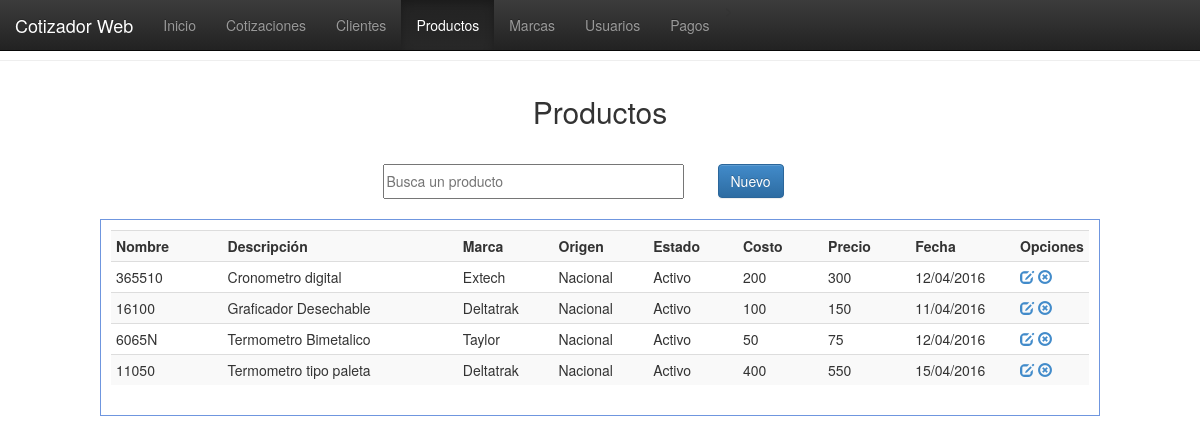
The app's page /vistas/productos.php with its own data.
### tables this page shows
CREATE TABLE `productos` (
  `id_prod` int(11) NOT NULL,
  `nomb_prod` varchar(100) NOT NULL,
  `desc_prod` varchar(100) NOT NULL,
  `mca_prod` varchar(100) NOT NULL,
  `origen_prod` varchar(20) NOT NULL,
  `edo_prod` varchar(15) NOT NULL,
  `nota_prod` varchar(150) NOT NULL,
  `cost_prod` float NOT NULL,
  `util_prod` float NOT NULL,
  `prec_prod` float NOT NULL,
  `prec_rec` float NOT NULL,
  `fecha_prod` date NOT NULL
);

### php/conexion.php (called while the page is built, shortened)
<?php
function fechaNormal($fecha){
		$nfecha = date('d/m/Y',strtotime($fecha));
		return $nfecha;
}
?>

### vistas/productos.php (the view, shortened to what this page needs)
<!DOCTYPE html>
<html>
<head>
<link href="../css/estilo.css" rel="stylesheet">
<link href="../bootstrap/css/bootstrap.css" rel="stylesheet">
<link href="../bootstrap/css/bootstrap.min.css" rel="stylesheet">
<link href="../bootstrap/css/bootstrap-theme.css" rel="stylesheet">
<link href="../bootstrap/css/bootstrap-theme.min.css" rel="stylesheet">
</head>
<body>
  <nav class="navbar navbar-inverse navbar-fixed-top">
    <div class="container-fluid">
      <div class="navbar-header">
        <a class="navbar-brand" href="#">Cotizador Web</a>
      </div>
      <div class="collapse navbar-collapse" id="myNavbar">
        <ul class="nav navbar-nav">
          <li><a href="index.php">Inicio</a></li>>
          <li><a href="cotizaciones.php">Cotizaciones</a></li>
          <li><a href="clientes.php">Clientes</a></li>
          <li  class="active"><a href="productos.php">Productos</a></li>
          <li><a href="marcas.php">Marcas</a></li>
          <li><a href="usuarios.php">Usuarios</a></li>
          <li><a href="pagos.php">Pagos</a></li>
        </ul>
      </div>
    </div>
  </nav>
  <br><br><hr>
    <header>Productos</header>
    <section>
    <table border="0" align="center">
      <tr>
          <td width="335"><input type="text" placeholder="Busca un producto" id="bs-prod"/></td>
            <td width="100"><button id="nuevo-producto" class="btn btn-primary">Nuevo</button></td>
        </tr>
    </table>
    </section>
    <div class="registros" id="agrega-registros-prod">
        <table class="table table-striped table-condensed table-hover">
            <tr>
                <th width="200">Nombre</th>
                <th width="500">Descripción</th>
                <th width="150">Marca</th>
                <th width="150">Origen</th>
                <th width="150">Estado</th>
                <th width="150">Costo</th>
                <th width="150">Precio</th>
                <th width="150">Fecha</th>
                <th width="50">Opciones</th>
            </tr>
        <?php
            include('../php/conexion.php');
            $registro = mysql_query("SELECT * FROM productos ORDER BY desc_prod ASC");
            while($registro2 = mysql_fetch_array($registro)){
                echo '<tr>
                        <td>'.$registro2['nomb_prod'].'</td>
                        <td>'.$registro2['desc_prod'].'</td>
                        <td>'.$registro2['mca_prod'].'</td>
                        <td>'.$registro2['origen_prod'].'</td>
                        <td>'.$registro2['edo_prod'].'</td>
                        <td>'.$registro2['cost_prod'].'</td>
                        <td>'.$registro2['prec_prod'].'</td>
                        <td>'.fechaNormal($registro2['fecha_prod']).'</td>
                        <td>
                            <a href="javascript:editarProducto('.$registro2['id_prod'].');" class="glyphicon glyphicon-edit"></a>
                            <a href="javascript:eliminarProducto('.$registro2['id_prod'].');" class="glyphicon glyphicon-remove-circle"></a>
                        </td>
                    </tr>';
            }
        ?>
        </table>
    </div>
</body>
</html>

### css/estilo.css (style rules this page uses)
body { margin:0px; font-family:"Trebuchet MS", Arial, Helvetica, sans-serif; min-width:1000px; }
header { margin:auto; padding:10px; font-size:30px; width:500px; text-align:center; margin-top:20px; }
section { margin-top:20px; }
section table tr td input { width:90%; height:35px; outline:none; font-size:14px; }
.registros { margin:auto; width:1000px; margin-top:20px; border:1px solid #6F96DF; height:auto; padding:10px; }

### records on screen
productos: nomb_prod "365510", desc_prod "Cronometro digital", mca_prod "Extech", origen_prod "Nacional", edo_prod "Activo", cost_prod "200", prec_prod "300", fecha_prod "12/04/2016"
productos: nomb_prod "16100", desc_prod "Graficador Desechable", mca_prod "Deltatrak", origen_prod "Nacional", edo_prod "Activo", cost_prod "100", prec_prod "150", fecha_prod "11/04/2016"
productos: nomb_prod "6065N", desc_prod "Termometro Bimetalico", mca_prod "Taylor", origen_prod "Nacional", edo_prod "Activo", cost_prod "50", prec_prod "75", fecha_prod "12/04/2016"
productos: nomb_prod "11050", desc_prod "Termometro tipo paleta", mca_prod "Deltatrak", origen_prod "Nacional", edo_prod "Activo", cost_prod "400", prec_prod "550", fecha_prod "15/04/2016"
